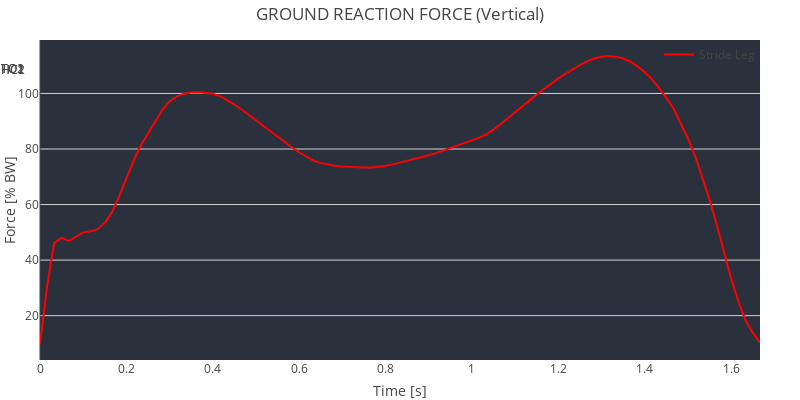

Source (notebook cell):
### Code cell
force1_vt_fig

### Figure 1 — Plotly figure (JSON) as saved in the notebook; plotly's stock layout.template omitted (floating-point values rounded to 4 significant figures)
{"data": [{"line": {"color": "red"}, "mode": "lines", "name": "Stride Leg", "type": "scatter", "x": [0, 0.017, 0.033, 0.05, 0.067, 0.083, 0.1, 0.117, 0.133, 0.15, 0.167, 0.183, 0.2, 0.217, 0.233, 0.25, 0.267, 0.283, 0.3, 0.317, 0.333, 0.35, 0.367, 0.383, 0.4, 0.417, 0.433, 0.45, 0.467, 0.483, 0.5, 0.517, 0.533, 0.55, 0.567, 0.583, 0.6, 0.617, 0.633, 0.65, 0.667, 0.683, 0.7, 0.717, 0.733, 0.75, 0.767, 0.783, 0.8, 0.817, 0.833, 0.85, 0.867, 0.883, 0.9, 0.917, 0.933, 0.95, 0.967, 0.983, 1, 1.017, 1.033, 1.05, 1.067, 1.083, 1.1, 1.117, 1.133, 1.15, 1.167, 1.183, 1.2, 1.217, 1.233, 1.25, 1.267, 1.283, 1.3, 1.317, 1.333, 1.35, 1.367, 1.383, 1.4, 1.417, 1.433, 1.45, 1.467, 1.483, 1.5, 1.517, 1.533, 1.55, 1.567, 1.583, 1.6, 1.617, 1.633, 1.65, 1.667], "y": [9.793, 31.13, 46.21, 48.02, 46.91, 48.47, 50.0, 50.36, 51.13, 53.39, 57.29, 62.86, 69.53, 75.96, 81.17, 85.53, 89.87, 94.01, 97.12, 98.97, 99.92, 100.3, 100.4, 100.3, 99.89, 99.02, 97.68, 96.01, 94.21, 92.33, 90.36, 88.35, 86.37, 84.43, 82.51, 80.63, 78.83, 77.19, 75.85, 74.92, 74.35, 74.0, 73.73, 73.51, 73.38, 73.32, 73.37, 73.57, 73.96, 74.47, 75.06, 75.72, 76.42, 77.1, 77.76, 78.52, 79.4, 80.35, 81.32, 82.25, 83.14, 84.07, 85.28, 86.97, 89.01, 91.1, 93.17, 95.28, 97.45, 99.57, 101.6, 103.6, 105.4, 107.1, 108.7, 110.2, 111.5, 112.6, 113.2, 113.5, 113.3, 112.6, 111.4, 109.8, 107.7, 105.1, 102.0, 98.5, 94.46, 89.6, 83.86, 77.38, 70.1, 61.84, 52.66, 42.98, 33.49, 25.09, 18.57, 13.89, 10.28]}, {"line": {"color": "black", "dash": "dash", "width": 2}, "mode": "lines", "showlegend": false, "type": "scatter", "x": [[0], [0]], "y": [9.793, 113.5]}, {"line": {"color": "black", "dash": "dash", "width": 2}, "mode": "lines", "showlegend": false, "type": "scatter", "x": [[1.667], [1.667]], "y": [9.793, 113.5]}, {"line": {"color": "black", "dash": "dash", "width": 2}, "mode": "lines", "showlegend": false, "type": "scatter", "x": [[0], [0]], "y": [9.793, 113.5]}, {"line": {"color": "black", "dash": "dash", "width": 2}, "mode": "lines", "showlegend": false, "type": "scatter", "x": [[1.667], [1.667]], "y": [9.793, 113.5]}], "layout": {"annotations": [{"bgcolor": "rgba(0,0,0,0)", "bordercolor": "rgba(0,0,0,0)", "borderwidth": 0, "showarrow": false, "text": "HC1", "textangle": -90, "x": [0], "xref": "x", "y": 0.95, "yref": "paper"}, {"bgcolor": "rgba(0,0,0,0)", "bordercolor": "rgba(0,0,0,0)", "borderwidth": 0, "showarrow": false, "text": "TO1", "textangle": -90, "x": [1.667], "xref": "x", "y": 0.95, "yref": "paper"}, {"bgcolor": "rgba(0,0,0,0)", "bordercolor": "rgba(0,0,0,0)", "borderwidth": 0, "showarrow": false, "text": "HC2", "textangle": -90, "x": [0], "xref": "x", "y": 0.95, "yref": "paper"}, {"bgcolor": "rgba(0,0,0,0)", "bordercolor": "rgba(0,0,0,0)", "borderwidth": 0, "showarrow": false, "text": "TO2", "textangle": -90, "x": [1.667], "xref": "x", "y": 0.95, "yref": "paper"}], "height": 400, "hovermode": "closest", "legend": {"bgcolor": "rgb(43,48,61)", "x": 1, "xanchor": "right", "y": 1, "yanchor": "top"}, "margin": {"b": 40, "l": 40, "r": 40, "t": 40}, "plot_bgcolor": "rgb(43,48,61)", "showlegend": true, "title": {"text": "GROUND REACTION FORCE (Vertical)"}, "width": 800, "xaxis": {"showgrid": false, "title": {"text": "Time [s]"}}, "yaxis": {"gridcolor": "lightgrey", "gridwidth": 1, "showgrid": true, "title": {"text": "Force [% BW]"}, "zeroline": false}}}
